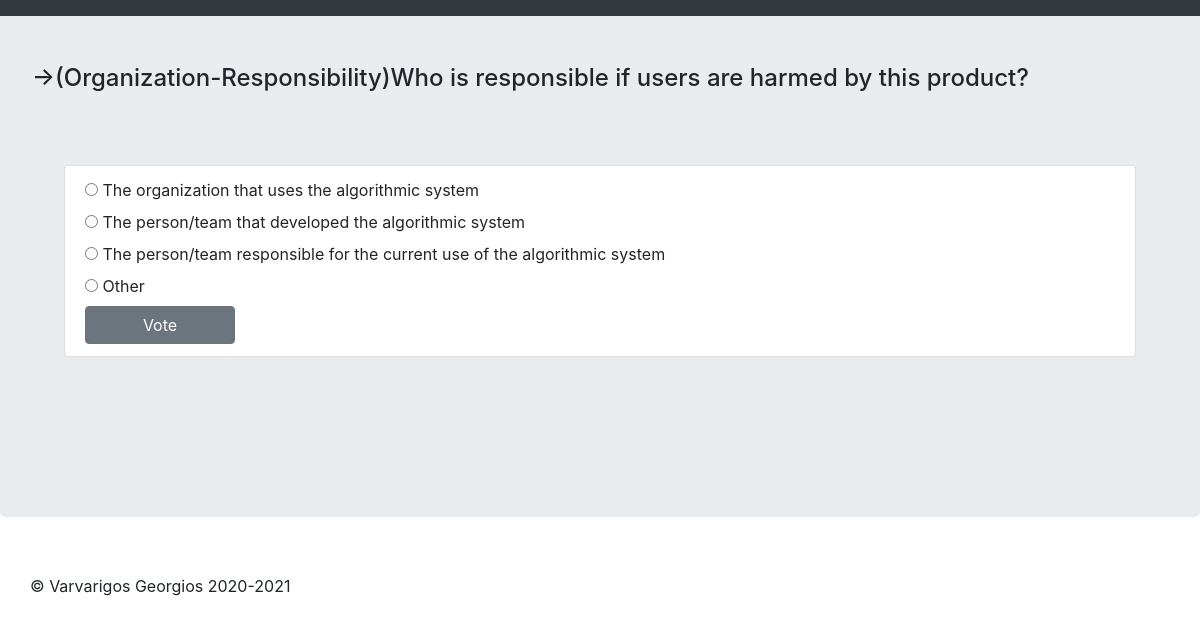
/polls/103/, run on the app's committed database.
### polls/models.py (models this page shows, shortened)
class Question(models.Model):
    question_text = models.CharField(max_length=1000)
    pub_date = models.DateTimeField('date published')
    def was_published_recently(self):
        now = timezone.now()
        return now - datetime.timedelta(days=1) <= self.pub_date <= now
    was_published_recently.admin_order_field = 'pub_date'
    was_published_recently.boolean = True
    was_published_recently.short_description = 'Published recently?'

class Choice(models.Model):
    question = models.ForeignKey(Question, on_delete=models.CASCADE)
    choice_text = models.CharField(max_length=200, )
    votes = models.IntegerField(default=0)
    answer_text = models.CharField(max_length=200, blank=True)
    class Meta:
        db_table = 'polls_choice'

### polls/views.py (the view)
# urls.py: path('<int:pk>/', views.DetailView.as_view(), name='detail'),
class DetailView(generic.DetailView):
    model = Question
    template_name = 'polls/detail2.html'
    def get_queryset(self):
        return Question.objects.filter(pub_date__lte=timezone.now())

### polls/templates/polls/detail2.html (shortened to what this page needs)
<!DOCTYPE html>
<!DOCTYPE html>
<html lang="en">
<head>
    {% load static %}
    <link rel="stylesheet" href="https://stackpath.bootstrapcdn.com/bootstrap/4.5.2/css/bootstrap.min.css">
    <link rel="stylesheet" href="https://maxcdn.bootstrapcdn.com/font-awesome/4.7.0/css/font-awesome.min.css">
</head>
<body>
<nav class="navbar navbar-expand-md navbar-dark fixed-top bg-dark"></nav>
<main role="main">
    <div class="jumbotron">
        <h4 class="panel-title">&rarr;{{ question.question_text }}</h4>
        <div class="jumbotron ">
            <ul class="list-group">
                <li class="list-group-item">
                    <form action="{% url 'polls:vote' question.id %}" method="post">
                        <strong> {% for choice in question.choice_set.all %}</strong>
                        <input type="radio" name="choice" id="choice{{ forloop.counter }}"
                               value="{{ choice.id }}">
                        <label for="choice{{ forloop.counter }}">{{ choice.choice_text }}</label><br>
                        {% endfor %}
                        <input type="submit" style="width: 150px !important;" class="btn btn-secondary" value="Vote">
                    </form>
                </li>
            </ul>
        </div>
    </div>
</main>
<footer class="container" style="padding: 25px 0px 5px!important" >
    <p>© Varvarigos Georgios 2020-2021</p>
</footer>
</body>
</html>

### data on the page
Question: question_text "(Organization-Responsibility)Who is responsible if users are harmed by this product?"
Choice: choice_text "The organization that uses the algorithmic system"
Choice: choice_text "The person/team that developed the algorithmic system"
Choice: choice_text "The person/team responsible for the current use of the algorithmic system"
Choice: choice_text "Other"
